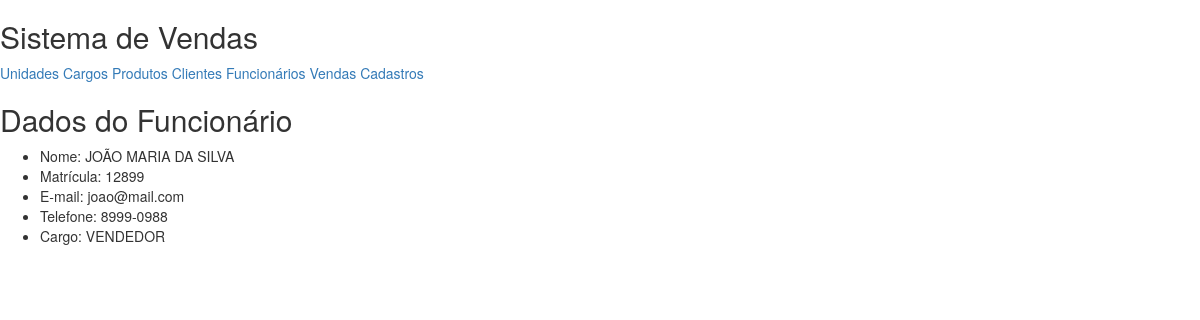
Page /appvendas/funcionarios/exibir/3 on the committed database.
### appvendas/models.py (models this page shows, shortened)
class Pessoa(models.Model):
    nome=models.CharField("Nome",max_length=255)
    email=models.EmailField("E-Mail",max_length=200)
    telefone=models.CharField("Telefone",max_length=20)

class Funcionario(Pessoa):
    matricula=models.CharField("Matrícula",max_length=10,unique=True)
    cargo=models.ForeignKey(Cargo,on_delete=models.PROTECT,verbose_name="Cargo")

class Cargo(models.Model):
    descricao=models.CharField("Descrição",max_length=150)
    def __str__(self):
        return self.descricao

### appvendas/views.py (the view)
# urls.py: url(r'^funcionarios/exibir/(\d+)',exibirfuncionario,name='exibirfuncionario')
def exibirfuncionario(request,idfuncionario):
    funcionario=Funcionario.objects.get(id=idfuncionario)
    contexto={'funcionario':funcionario}
    return render(request,'exibirfuncionario.html',contexto)

### templates/exibirfuncionario.html
{% extends 'base.html' %}
{% block conteudo %}
    <h2>Dados do Funcionário</h2>
    <ul>
        <li>Nome: {{ funcionario.nome|upper }}</li>
        <li>Matrícula: {{ funcionario.matricula }}</li>
        <li>E-mail: {{ funcionario.email }}</li>
        <li>Telefone: {{ funcionario.telefone }}</li>
        <li>Cargo: {{ funcionario.cargo|upper }} </li>
    </ul>
{% endblock %}

### rows in the picture
Pessoa: nome "JOÃO MARIA DA SILVA", email "joao@mail.com", telefone "8999-0988"
Funcionario: matricula "12899", cargo "VENDEDOR"
